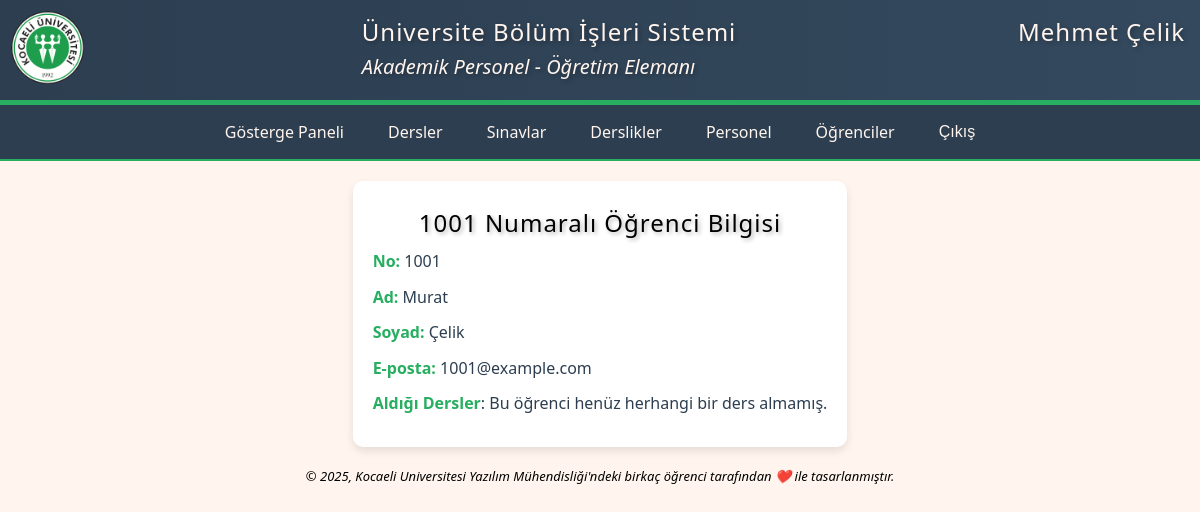
The page /accounts/student/1/ (signed in) on the database as committed earlier.
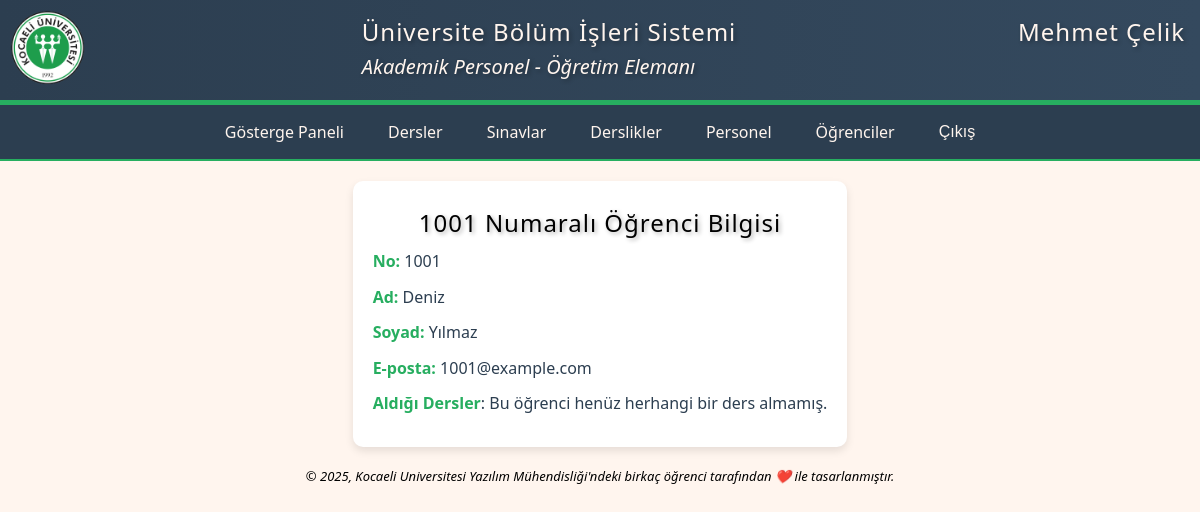
The same page on the database as committed later.
### accounts/models.py (models this page shows, shortened)
class Student(models.Model):
    student_no = models.PositiveIntegerField(unique=True, verbose_name='Öğrenci No')
    first_name = models.CharField(max_length=50, verbose_name='Ad')
    last_name = models.CharField(max_length=50, verbose_name='Soyad')
    email = models.EmailField(verbose_name='E-posta')
    class Meta:
        verbose_name = 'öğrenci'
        verbose_name_plural = 'öğrenciler'

### accounts/views.py (the view)
# urls.py: path('student/<int:pk>/', StudentDetailView.as_view(), name='student_detail'),
class StudentDetailView(LoginRequiredMixin, DetailView):
    model = Student
    template_name = 'student_detail.html'
    context_object_name = 'student'

### pages/templates/student_detail.html (shortened to what this page needs)
{% extends 'base.html' %}
{% load static %}
    {% block css %}<link rel="stylesheet" href="{% static 'css/detail.css' %}" type="text/css">{% endblock %}
    {% block article %}
        <article>
            <div class="content">
                <h2>{{ student.student_no }} Numaralı Öğrenci Bilgisi</h2>
                <p><strong>No:</strong> {{ student.student_no }}</p>
                <p><strong>Ad:</strong> {{ student.first_name }}</p>
                <p><strong>Soyad:</strong> {{ student.last_name }}</p>
                <p><strong>E-posta:</strong> {{ student.email }}</p>
                <p><strong>Aldığı Dersler</strong>:
                    {% if student.courses.all %}
                        {% for course in student.courses.all %}
                            {{ course.course_name }} ({{ course.course_code }}),<br>
                        {% endfor %}
                    {% else %}
                        Bu öğrenci henüz herhangi bir ders almamış.
                    {% endif %}
                </p>
            </div>
        </article>
    {% endblock %}

Rows that differ between the two databases and show on the page:
changed Student "1001@example.com": first_name "Murat" → "Deniz"; last_name "Çelik" → "Yılmaz"
